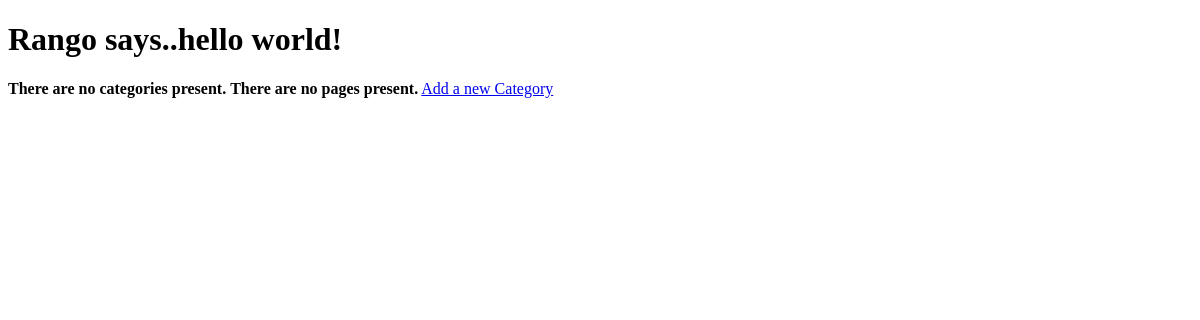
The app's page /rango/, older data.
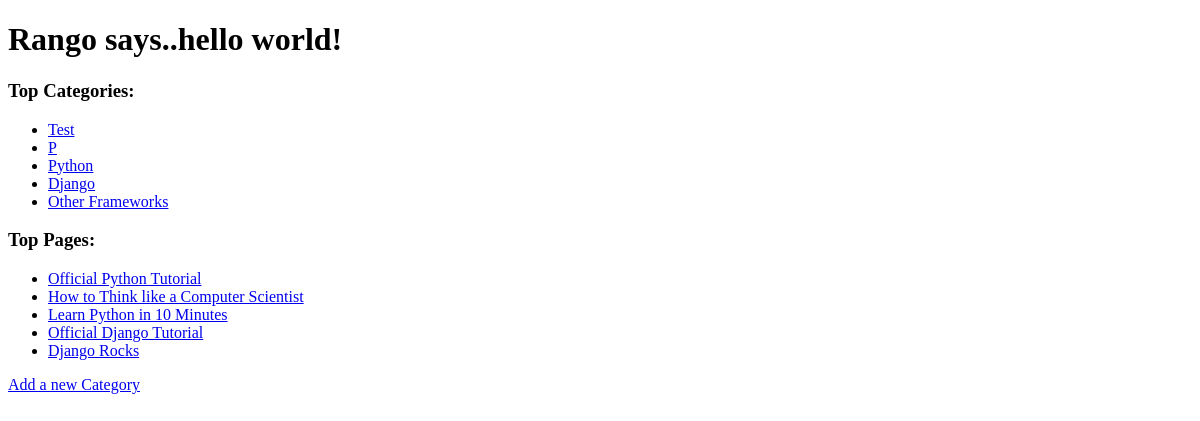
The same page, newer data.
### rango/models.py (models this page shows, shortened)
class Category(models.Model):
    name = models.CharField(max_length=128, unique=True)
    views = models.IntegerField(default=0)
    likes = models.IntegerField(default=0)
    slug = models.SlugField()

class Page(models.Model):
    category = models.ForeignKey(Category)
    title = models.CharField(max_length=128)
    url = models.URLField()
    views = models.IntegerField(default=0)

### rango/views.py (the view)
def index(request):
    category_list = Category.objects.order_by('-likes')[:5]
    page_list = Page.objects.order_by('-views')[:5]
    context_dict = {'categories': category_list, 'pages': page_list}
    return render(request, 'rango/index.html', context_dict)

### templates/rango/index.html (shortened to what this page needs)
<!DOCTYPE html>
<html>
    <head>
    </head>
    <body>
        <h1>Rango says..hello world!</h1>
        {% if categories %}
            <h3>Top Categories:</h3>
            <ul>
                {% for category in categories %}
                <li><a href="/rango/category/{{ category.slug }}">{{ category.name }}</a></li>
                {% endfor %}
            </ul>
        {% else %}
            <strong>There are no categories present.</strong>
        {% endif %}
        {% if pages %}
            <h3>Top Pages:</h3>
            <ul>
                {% for page in pages %}
                <li><a href="{{ page.url }}" >{{ page.title }}</a></li>
                {% endfor %}
            </ul>
        {% else %}
            <strong>There are no pages present.</strong>
        {% endif %}
        <a href="/rango/add_category/">Add a new Category</a><br />
    </body>
</html>

Row changes from the older to the newer data that the page shows:
added Category: name "Test"
added Category: name "P"
added Category: name "Python"
added Category: name "Django"
added Category: name "Other Frameworks"
added Page: title "Official Python Tutorial"
added Page: title "How to Think like a Computer Scientist"
added Page: title "Learn Python in 10 Minutes"
added Page: title "Official Django Tutorial"
added Page: title "Django Rocks"
Text that changed along with them:
text no longer shown: "There are no categories present. There are no pages present."
text now shown: "Top Categories: Top Pages:"
